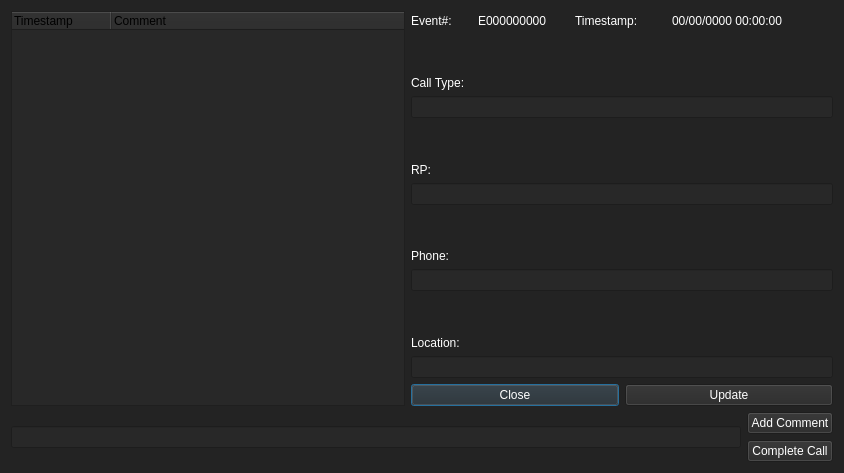
<?xml version="1.0" encoding="UTF-8"?>
<ui version="4.0">
 <class>AddComment</class>
 <widget class="QDialog" name="AddComment">
  <property name="geometry">
   <rect>
    <x>0</x>
    <y>0</y>
    <width>844</width>
    <height>473</height>
   </rect>
  </property>
  <property name="maximumSize">
   <size>
    <width>16777215</width>
    <height>16777215</height>
   </size>
  </property>
  <property name="windowTitle">
   <string>Dialog</string>
  </property>
  <property name="styleSheet">
   <string notr="true">background-color: rgb(35, 35, 35);</string>
  </property>
  <layout class="QVBoxLayout" name="verticalLayout_2">
   <item>
    <layout class="QHBoxLayout" name="Top">
     <item>
      <widget class="QTreeWidget" name="Comment_Display">
       <property name="minimumSize">
        <size>
         <width>384</width>
         <height>373</height>
        </size>
       </property>
       <property name="styleSheet">
        <string notr="true">background-color: rgb(40, 40, 40);</string>
       </property>
       <column>
        <property name="text">
         <string>Timestamp</string>
        </property>
       </column>
       <column>
        <property name="text">
         <string>Comment</string>
        </property>
       </column>
      </widget>
     </item>
     <item>
      <layout class="QVBoxLayout" name="RightSide">
       <item>
        <layout class="QHBoxLayout" name="TopRow">
         <item>
          <widget class="QLabel" name="Event_Label">
           <property name="minimumSize">
            <size>
             <width>61</width>
             <height>16</height>
            </size>
           </property>
           <property name="maximumSize">
            <size>
             <width>61</width>
             <height>16</height>
            </size>
           </property>
           <property name="styleSheet">
            <string notr="true">color: rgb(255, 255, 255);</string>
           </property>
           <property name="text">
            <string>Event#:</string>
           </property>
          </widget>
         </item>
         <item>
          <widget class="QLabel" name="Event_Display">
           <property name="minimumSize">
            <size>
             <width>91</width>
             <height>16</height>
            </size>
           </property>
           <property name="maximumSize">
            <size>
             <width>91</width>
             <height>16</height>
            </size>
           </property>
           <property name="styleSheet">
            <string notr="true">color: rgb(255, 255, 255);</string>
           </property>
           <property name="text">
            <string>E000000000</string>
           </property>
          </widget>
         </item>
         <item>
          <widget class="QLabel" name="Timestamp_Label">
           <property name="minimumSize">
            <size>
             <width>91</width>
             <height>16</height>
            </size>
           </property>
           <property name="maximumSize">
            <size>
             <width>91</width>
             <height>16</height>
            </size>
           </property>
           <property name="styleSheet">
            <string notr="true">color: rgb(255, 255, 255);</string>
           </property>
           <property name="text">
            <string>Timestamp:</string>
           </property>
          </widget>
         </item>
         <item>
          <widget class="QLabel" name="Timestamp_Display">
           <property name="minimumSize">
            <size>
             <width>161</width>
             <height>20</height>
            </size>
           </property>
           <property name="maximumSize">
            <size>
             <width>161</width>
             <height>20</height>
            </size>
           </property>
           <property name="styleSheet">
            <string notr="true">color: rgb(255, 255, 255);</string>
           </property>
           <property name="text">
            <string>00/00/0000 00:00:00</string>
           </property>
          </widget>
         </item>
        </layout>
       </item>
       <item>
        <widget class="QLabel" name="CallType_Label">
         <property name="styleSheet">
          <string notr="true">color: rgb(255, 255, 255);</string>
         </property>
         <property name="text">
          <string>Call Type:</string>
         </property>
         <property name="alignment">
          <set>Qt::AlignBottom|Qt::AlignLeading|Qt::AlignLeft</set>
         </property>
        </widget>
       </item>
       <item>
        <widget class="QLineEdit" name="CallType_Input">
         <property name="styleSheet">
          <string notr="true">background-color: rgb(40, 40, 40);
color: rgb(255, 255, 255);</string>
         </property>
         <property name="alignment">
          <set>Qt::AlignBottom|Qt::AlignLeading|Qt::AlignLeft</set>
         </property>
        </widget>
       </item>
       <item>
        <widget class="QLabel" name="RP_Display">
         <property name="styleSheet">
          <string notr="true">color: rgb(255, 255, 255);</string>
         </property>
         <property name="text">
          <string>RP:</string>
         </property>
         <property name="alignment">
          <set>Qt::AlignBottom|Qt::AlignLeading|Qt::AlignLeft</set>
         </property>
        </widget>
       </item>
       <item>
        <widget class="QLineEdit" name="RP_Input">
         <property name="styleSheet">
          <string notr="true">background-color: rgb(40, 40, 40);
color: rgb(255, 255, 255);</string>
         </property>
         <property name="alignment">
          <set>Qt::AlignBottom|Qt::AlignLeading|Qt::AlignLeft</set>
         </property>
        </widget>
       </item>
       <item>
        <widget class="QLabel" name="Phone_Label">
         <property name="styleSheet">
          <string notr="true">color: rgb(255, 255, 255);</string>
         </property>
         <property name="text">
          <string>Phone:</string>
         </property>
         <property name="alignment">
          <set>Qt::AlignBottom|Qt::AlignLeading|Qt::AlignLeft</set>
         </property>
        </widget>
       </item>
       <item>
        <widget class="QLineEdit" name="Phone_Input">
         <property name="styleSheet">
          <string notr="true">background-color: rgb(40, 40, 40);
color: rgb(255, 255, 255);</string>
         </property>
         <property name="alignment">
          <set>Qt::AlignBottom|Qt::AlignLeading|Qt::AlignLeft</set>
         </property>
        </widget>
       </item>
       <item>
        <widget class="QLabel" name="Location_Label">
         <property name="styleSheet">
          <string notr="true">color: rgb(255, 255, 255);</string>
         </property>
         <property name="text">
          <string>Location: </string>
         </property>
         <property name="alignment">
          <set>Qt::AlignBottom|Qt::AlignLeading|Qt::AlignLeft</set>
         </property>
        </widget>
       </item>
       <item>
        <widget class="QLineEdit" name="Location_Input">
         <property name="styleSheet">
          <string notr="true">background-color: rgb(40, 40, 40);
color: rgb(255, 255, 255);</string>
         </property>
         <property name="alignment">
          <set>Qt::AlignBottom|Qt::AlignLeading|Qt::AlignLeft</set>
         </property>
        </widget>
       </item>
       <item>
        <layout class="QHBoxLayout" name="Buttons">
         <item>
          <widget class="QPushButton" name="Close_Button">
           <property name="styleSheet">
            <string notr="true">background-color: rgb(40, 40, 40);
color: rgb(255, 255, 255);</string>
           </property>
           <property name="text">
            <string>Close</string>
           </property>
          </widget>
         </item>
         <item>
          <widget class="QPushButton" name="Update_Button">
           <property name="styleSheet">
            <string notr="true">background-color: rgb(40, 40, 40);
color: rgb(255, 255, 255);</string>
           </property>
           <property name="text">
            <string>Update</string>
           </property>
          </widget>
         </item>
        </layout>
       </item>
      </layout>
     </item>
    </layout>
   </item>
   <item>
    <layout class="QHBoxLayout" name="horizontalLayout">
     <item>
      <widget class="QLineEdit" name="Comment_Input">
       <property name="styleSheet">
        <string notr="true">background-color: rgb(40, 40, 40);
color: rgb(255, 255, 255);</string>
       </property>
      </widget>
     </item>
     <item>
      <layout class="QVBoxLayout" name="verticalLayout">
       <item>
        <widget class="QPushButton" name="AddComment_Button">
         <property name="styleSheet">
          <string notr="true">background-color: rgb(40, 40, 40);
color: rgb(255, 255, 255);</string>
         </property>
         <property name="text">
          <string>Add Comment</string>
         </property>
        </widget>
       </item>
       <item>
        <widget class="QPushButton" name="CompleteCall_Button">
         <property name="styleSheet">
          <string notr="true">background-color: rgb(40, 40, 40);
color: rgb(255, 255, 255);</string>
         </property>
         <property name="text">
          <string>Complete Call</string>
         </property>
        </widget>
       </item>
      </layout>
     </item>
    </layout>
   </item>
  </layout>
 </widget>
 <resources/>
 <connections/>
</ui>
